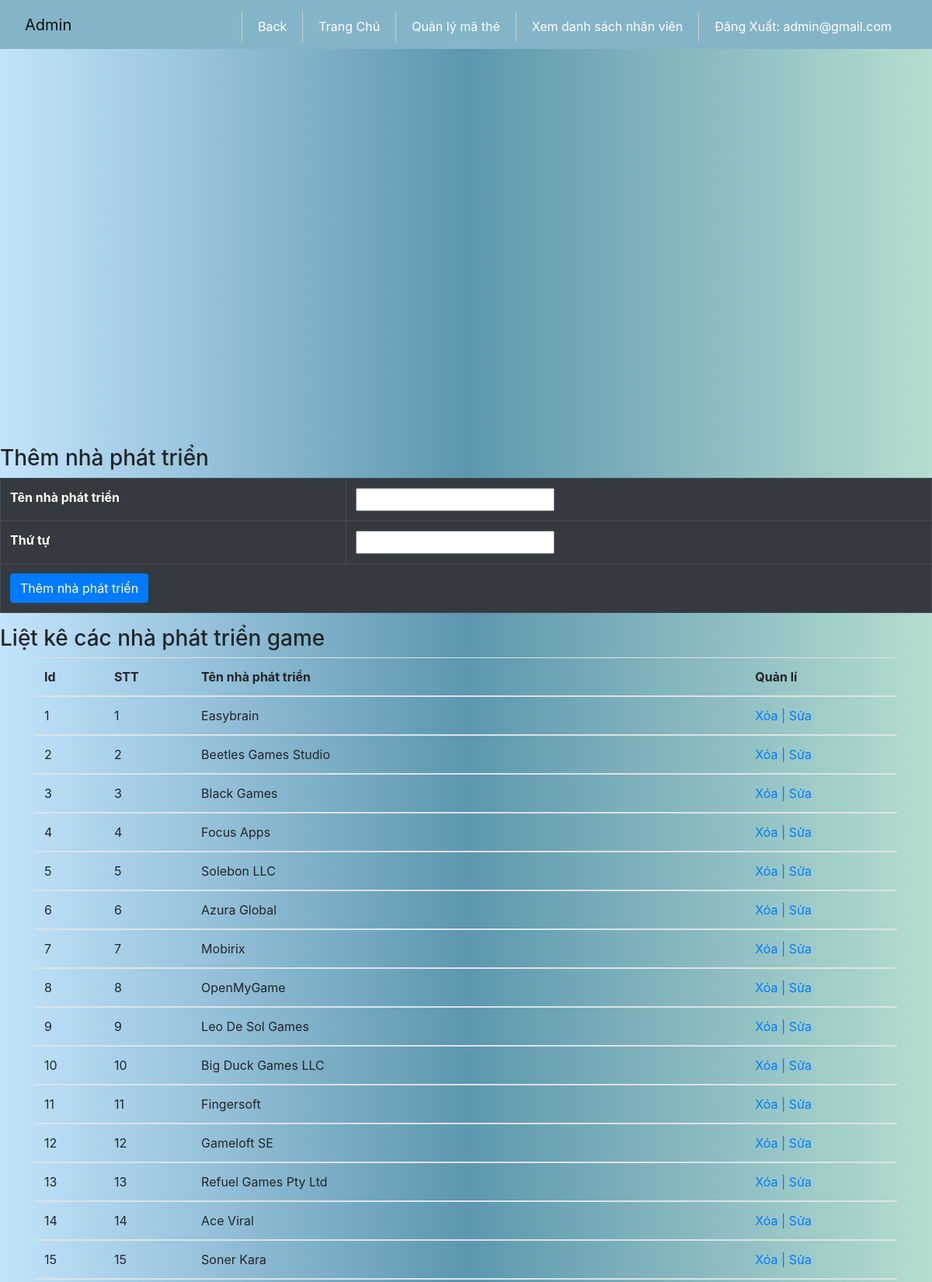
/source/admin/index.php?action=nhaphattrien&query=them (signed in, upper part), run on the app's committed database.
### tables this page shows
CREATE TABLE `tbl_nhaphattrien` (
  `thutu` int(11) NOT NULL,
  `ten_nhaphattrien` varchar(100) NOT NULL
);

### source/admin/modules/nhaphattrien/lietke.php (the view)
<?php
$sql_lietke="SELECT * FROM tbl_nhaphattrien ORDER BY thutu asc  ";
$row_lietke=mysqli_query($mysqli,$sql_lietke);
 ?>
 <h3>Liệt kê các nhà phát triển game </h3>
<div class="container" >
  <table class="table table-hover" width="100%" >
    <thead>
      <tr>
       <th>Id</th>
    <th>STT</th>
    <th>Tên nhà phát triển</th>
     <th>Quản lí</th>
      </tr>
</thead>
<?php
    $i=0;
    while($row=mysqli_fetch_array($row_lietke)) {
        $i++;
   ?>
    <tbody >
      <tr>
        <td><?php echo $i ?></td>
      <td><?php echo $row['thutu'] ?></td>
    <td><?php echo $row['ten_nhaphattrien'] ?></td>
    <td>
        <a href="modules/nhaphattrien/xuly.php?thutu=<?php echo $row['thutu']?> ">Xóa  |</a>
        <a href="?action=nhaphattrien&query=sua&thutu=<?php echo $row['thutu']?>">Sửa</a>
    </td>
      </tr>
    </tbody>
  <?php
}
   ?>
  </table>
</div>

### source/style.css (style rules this page uses)
body { background-image: linear-gradient(to left ,#b5ddd1,rgb(93 151 175),#c3e4fd) !important; }
body { width: 100%; background-image: linear-gradient(to left ,#b5ddd1,rgb(93 151 175),#c3e4fd) !important; font-family: 'Gamja Flower'; }

### data on the page
tbl_nhaphattrien: thutu "1", ten_nhaphattrien "Easybrain"
tbl_nhaphattrien: thutu "2", ten_nhaphattrien "Beetles Games Studio"
tbl_nhaphattrien: thutu "3", ten_nhaphattrien "Black Games"
tbl_nhaphattrien: thutu "4", ten_nhaphattrien "Focus Apps"
tbl_nhaphattrien: thutu "5", ten_nhaphattrien "Solebon LLC"
tbl_nhaphattrien: thutu "6", ten_nhaphattrien "Azura Global"
tbl_nhaphattrien: thutu "7", ten_nhaphattrien "Mobirix"
tbl_nhaphattrien: thutu "8", ten_nhaphattrien "OpenMyGame"
tbl_nhaphattrien: thutu "9", ten_nhaphattrien "Leo De Sol Games"
tbl_nhaphattrien: thutu "10", ten_nhaphattrien "Big Duck Games LLC"
tbl_nhaphattrien: thutu "11", ten_nhaphattrien "Fingersoft"
tbl_nhaphattrien: thutu "12", ten_nhaphattrien "Gameloft SE"
tbl_nhaphattrien: thutu "13", ten_nhaphattrien "Refuel Games Pty Ltd"
tbl_nhaphattrien: thutu "14", ten_nhaphattrien "Ace Viral"
tbl_nhaphattrien: thutu "15", ten_nhaphattrien "Soner Kara"

### other printed values
$_SESSION['dangnhap'] "admin@gmail.com"
